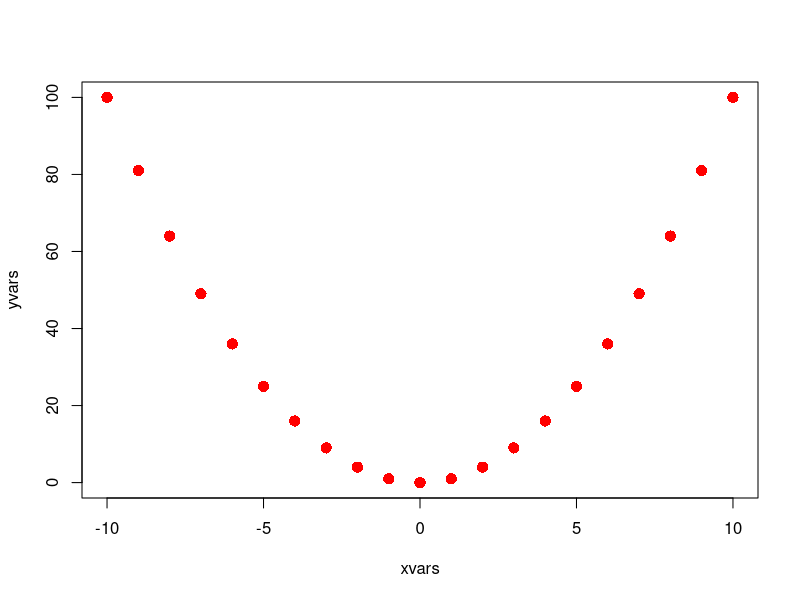

This figure's R source:
#stolen from lecture slides
xvars<- -10:10
yvars<- xvars^2

xvars

print(yvars)

plot(xvars, yvars)
points(xvars, yvars, pch = 16, col = "red", cex = 1.5)
